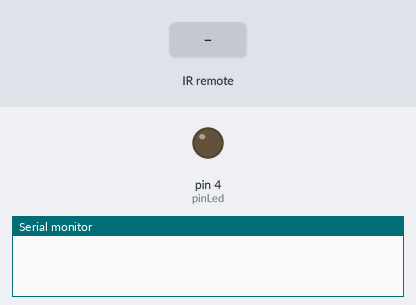
Bench run of a sketch on a simulated Arduino Uno, built with avr-gcc and run on an emulated ATmega328P. Shown: output pins drawn as LEDs (lit = HIGH), the last lines printed to the serial monitor. The inputs (shaded band) are chosen by the test bench.

Above: at 1.2 s.
1.3 s: infrared code 0xFF30CF received
At 2.7 s:
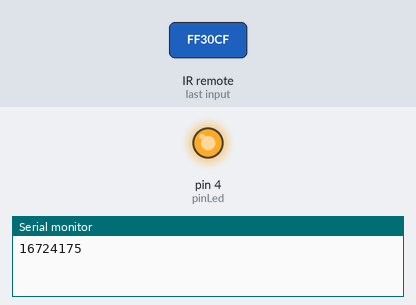
Timing chart, 0 to 4.3 s (numbered marks = the images above; inputs shaded):
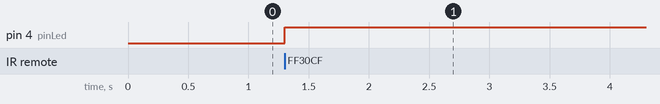

Measured:
- after the input at 1.3 s, pin 4 (pinLed): LOW → HIGH at once

The sketch:

05_communication_infrarouge.ino
```cpp
#include <IRremote.h>

long val;
int IRpin = 10;
int pinLed = 4;

IRrecv irrecv(IRpin);
decode_results results;

void setup() {
  // put your setup code here, to run once:
  Serial.begin(9600);
  irrecv.enableIRIn();
  pinMode(pinLed,OUTPUT);
}

void loop() {
  // put your main code here, to run repeatedly:
  if (irrecv.decode(&results) == 1){
    val = results.value;
    Serial.println(val,DEC);
    irrecv.resume();
  }
  if(val == 16724175){
    digitalWrite(pinLed, HIGH);
  }else if(val!= 16724175){
    digitalWrite(pinLed, LOW);
  }
}
```
